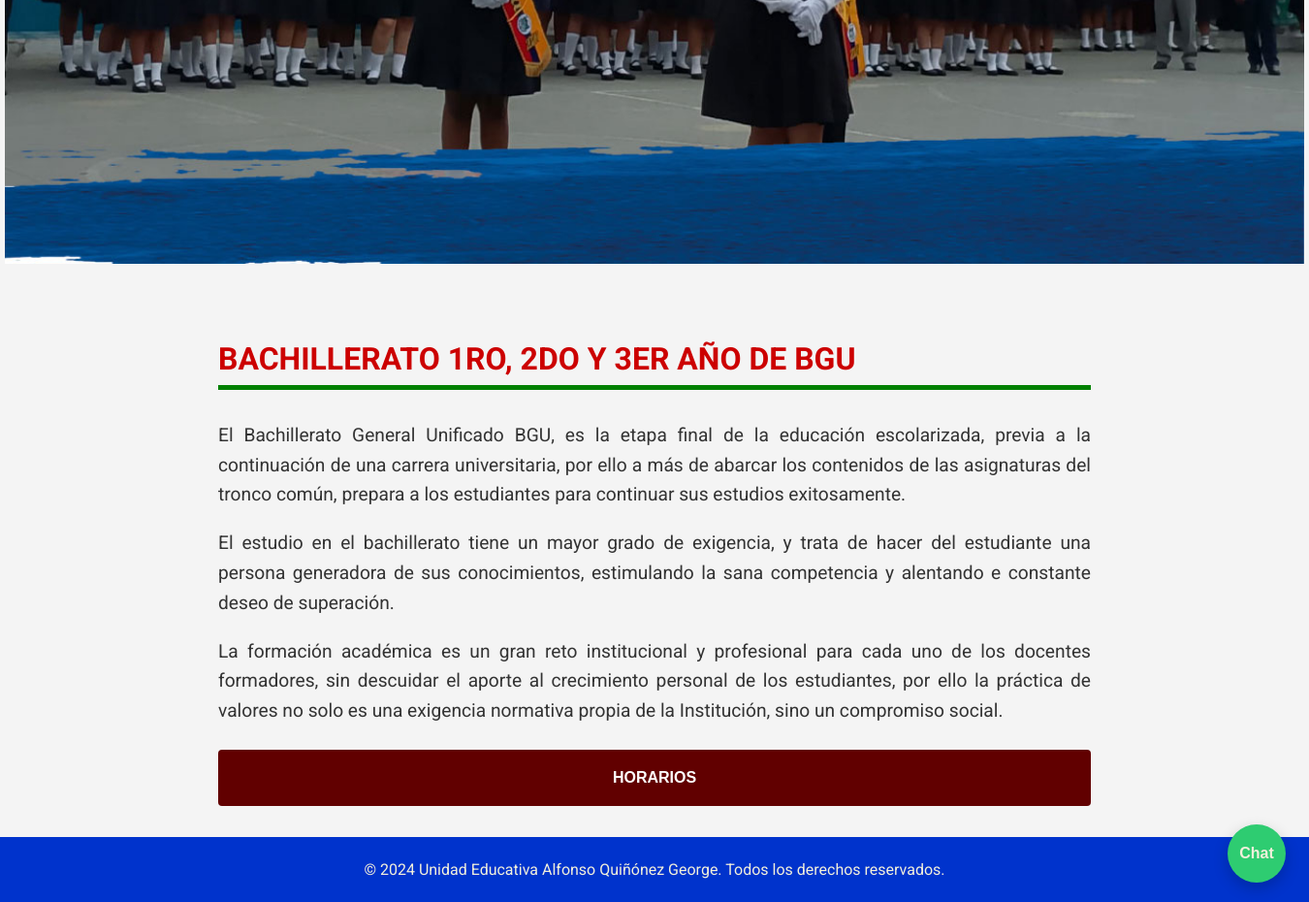
/Bachillerato.php (lower part), run on an earlier commit of the app's database.
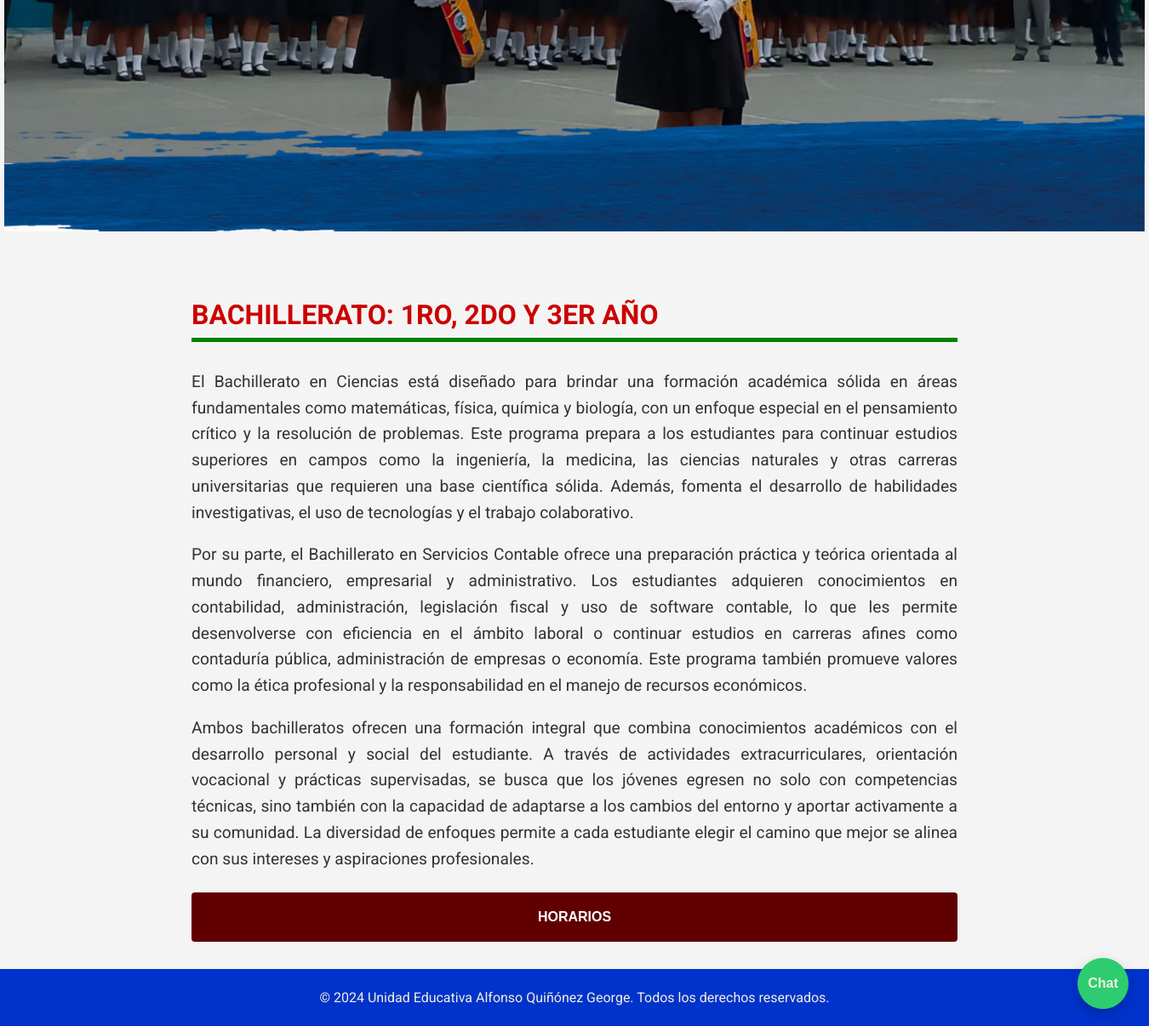
And on a later commit of the database.
### tables this page shows
CREATE TABLE `bachillerato` (
  `idBa` int(11) NOT NULL,
  `TituloBa` varchar(255) NOT NULL,
  `Parrafo1Ba` text NOT NULL,
  `Parrafo2Ba` text NOT NULL,
  `Parrafo3Ba` text NOT NULL,
  `ImagenBa` varchar(255) NOT NULL,
  `ImagenHorario1Ba` varchar(255) NOT NULL,
  `ImagenHorario2Ba` varchar(255) NOT NULL,
  `ImagenHorario3Ba` varchar(255) NOT NULL,
  `ImagenHorario4Ba` varchar(255) NOT NULL,
  `ImagenHorario5Ba` varchar(255) NOT NULL,
  `ImagenHorario6Ba` varchar(255) NOT NULL,
  `ImagenHorario7Ba` varchar(255) NOT NULL,
  `ImagenHorario8Ba` varchar(255) NOT NULL,
  `ImagenHorario9Ba` varchar(255) NOT NULL,
  `ImagenHorario10Ba` varchar(255) NOT NULL,
  `ImagenHorario11Ba` varchar(255) NOT NULL,
  `ImagenHorario12Ba` varchar(255) NOT NULL,
  `ImagenHorario13Ba` varchar(255) NOT NULL,
  `ImagenHorario14Ba` varchar(255) NOT NULL,
  `ImagenHorario15Ba` varchar(255) NOT NULL,
  `ImagenHorario16Ba` varchar(255) NOT NULL,
  `ImagenHorario17Ba` varchar(255) NOT NULL,
  `ImagenHorario18Ba` varchar(255) NOT NULL
);

### Bachillerato.php (the view, shortened to what this page needs)
<?php
include('Conexion.php');
$query = "SELECT * FROM bachillerato WHERE idBa = 1";
$resultado = $conn->query($query);
if ($resultado->num_rows > 0) {
    $row = $resultado->fetch_assoc();
} else {
    echo "No se encontraron datos.";
}
?>
<!DOCTYPE html>
<html lang="es">
<head>
    <link rel="stylesheet" href="styles.css">
    <link rel="stylesheet" href="chatbot.css">
    <link rel="stylesheet" href="Editores.css">
    <link href="https://cdnjs.cloudflare.com/ajax/libs/font-awesome/5.15.4/css/all.min.css" rel="stylesheet">
</head>
<body>
    <div>
        <img src="<?php echo $row['ImagenBa']; ?>" alt="Bachillerato AQG" class="full-width-image">
    </div>
    <main class="elemental-container">
        <section id="elemental">
            <h2><?php echo $row['TituloBa']; ?></h2>
            <div class="title-line"></div>
            <p>
                <?php echo $row['Parrafo1Ba']; ?>
            </p>
            <p>
                <?php echo $row['Parrafo2Ba']; ?>
            </p>
            <p>
                <?php echo $row['Parrafo3Ba']; ?>
            </p>
            <div class="accordion-container">
                <button class="accordion-button" onclick="toggleMainAccordion()">HORARIOS</button>
            </div>
        </section>
    </main>
    <footer>
        <p>© 2024 Unidad Educativa Alfonso Quiñónez George. Todos los derechos reservados.</p>
    </footer>
    <div id="chatbot-container">
        <button id="chatbot-button" onclick="toggleChat()">Chat</button>
    </div>
</body>
</html>

What changed in the data, as far as the page shows it:
changed bachillerato: TituloBa "BACHILLERATO 1RO, 2DO Y 3ER AÑO DE BGU" → "BACHILLERATO: 1RO, 2DO Y 3ER AÑO"; Parrafo1Ba "El Bachillerato General Unificado BGU, es la etapa final de la educación escolarizada, previa a la continuación de una carrera universitaria, por ello a más de abarcar los contenidos de las asignaturas del tronco común, prepara a los estudiantes para continuar sus estudios exitosamente." → "El Bachillerato en Ciencias está diseñado para brindar una formación académica sólida en áreas fundamentales como matemáticas, física, química y biología, con un enfoque especial en el pensamiento crítico y la resolución de problemas. Este programa prepara a los estudiantes para continuar estudios superiores en campos como la ingeniería, la medicina, las ciencias naturales y otras carreras universitarias que requieren una base científica sólida. Además, fomenta el desarrollo de habilidades investigativas, el uso de tecnologías y el trabajo colaborativo."; Parrafo2Ba "El estudio en el bachillerato tiene un mayor grado de exigencia, y trata de hacer del estudiante una persona generadora de sus conocimientos, estimulando la sana competencia y alentando e constante deseo de superación." → "Por su parte, el Bachillerato en Servicios Contable ofrece una preparación práctica y teórica orientada al mundo financiero, empresarial y administrativo. Los estudiantes adquieren conocimientos en contabilidad, administración, legislación fiscal y uso de software contable, lo que les permite desenvolverse con eficiencia en el ámbito laboral o continuar estudios en carreras afines como contaduría pública, administración de empresas o economía. Este programa también promueve valores como la ética profesional y la responsabilidad en el manejo de recursos económicos."; Parrafo3Ba "La formación académica es un gran reto institucional y profesional para cada uno de los docentes formadores, sin descuidar el aporte al crecimiento personal de los estudiantes, por ello la práctica de valores no solo es una exigencia normativa propia de la Institución, sino un compromiso social." → "Ambos bachilleratos ofrecen una formación integral que combina conocimientos académicos con el desarrollo personal y social del estudiante. A través de actividades extracurriculares, orientación vocacional y prácticas supervisadas, se busca que los jóvenes egresen no solo con competencias técnicas, sino también con la capacidad de adaptarse a los cambios del entorno y aportar activamente a su comunidad. La diversidad de enfoques permite a cada estudiante elegir el camino que mejor se alinea con sus intereses y aspiraciones profesionales."
